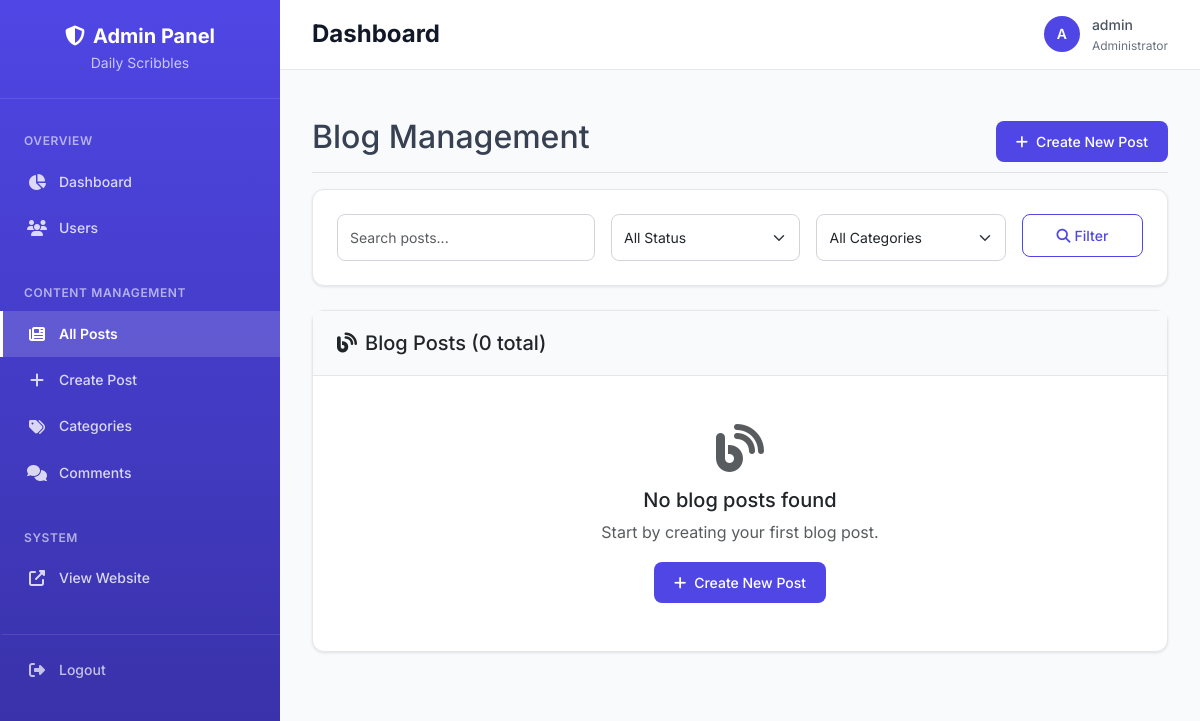
The app's page /adminpanel/blogs/ (signed in), older data.
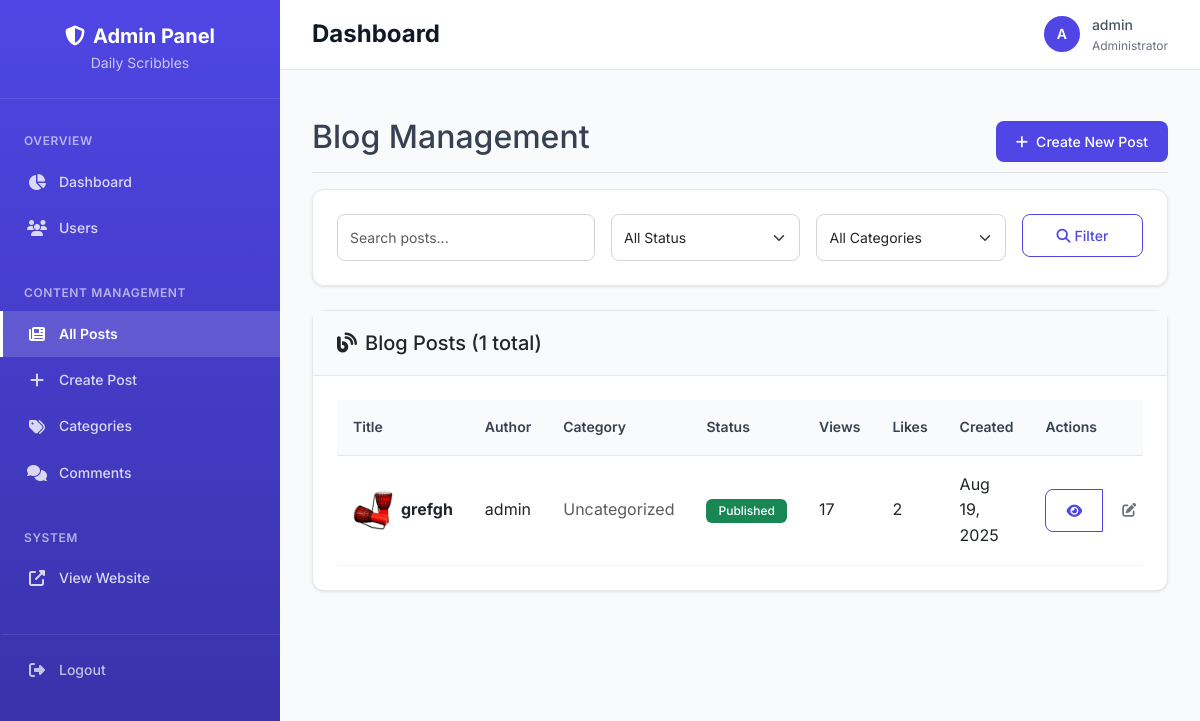
The same page, newer data.
### blog/models.py (models this page shows, shortened)
class BlogPost(models.Model):
    STATUS_CHOICES = [
        ('draft', 'Draft'),
        ('published', 'Published'),
    ]
    title = models.CharField(max_length=200)
    slug = models.SlugField(max_length=200, unique=True, blank=True)
    author = models.ForeignKey(User, on_delete=models.CASCADE, related_name='blog_posts')
    category = models.ForeignKey(Category, on_delete=models.SET_NULL, null=True, blank=True, related_name='posts')
    content = models.TextField()
    excerpt = models.TextField(max_length=300, blank=True, help_text="Brief description of the post")
    featured_image = models.ImageField(upload_to='blog/images/', blank=True, null=True)
    status = models.CharField(max_length=10, choices=STATUS_CHOICES, default='draft')
    is_featured = models.BooleanField(default=False)
    view_count = models.PositiveIntegerField(default=0)
    like_count = models.PositiveIntegerField(default=0)
    created_at = models.DateTimeField(auto_now_add=True)
    updated_at = models.DateTimeField(auto_now=True)
    class Meta:
        ordering = ['-created_at']
    def get_absolute_url(self):
        return reverse('blog:post_detail', kwargs={'slug': self.slug})

### userapp/models.py (models this page shows, shortened)
class CustomUser(AbstractUser):
    email = models.EmailField(unique=True)

### adminpanel/views.py (the view)
# urls.py: path('blogs/', views.blog_management, name='blog_management'),
@login_required
@user_passes_test(is_admin)
def blog_management(request):
    search_query = request.GET.get('search', '')
    status_filter = request.GET.get('status', 'all')
    category_filter = request.GET.get('category', 'all')
    blogs = BlogPost.objects.all().select_related('author', 'category').order_by('-created_at')
    if search_query:
        blogs = blogs.filter(
            Q(title__icontains=search_query) |
            Q(content__icontains=search_query) |
            Q(author__username__icontains=search_query)
        )
    if status_filter != 'all':
        blogs = blogs.filter(status=status_filter)
    if category_filter != 'all':
        blogs = blogs.filter(category_id=category_filter)
    paginator = Paginator(blogs, 20)
    page_number = request.GET.get('page')
    page_obj = paginator.get_page(page_number)
    categories = Category.objects.all().order_by('name')
    context = {
        'page_obj': page_obj,
        'search_query': search_query,
        'status_filter': status_filter,
        'category_filter': category_filter,
        'categories': categories,
        'total_blogs': blogs.count(),
    }
    return render(request, 'adminpanel/blog_management.html', context)

### adminpanel/views.py (called while the page is built)
def is_admin(user):
    return user.is_authenticated and (user.is_staff or user.is_superuser)

### templates/adminpanel/blog_management.html (shortened to what the changed rows need)
{% extends 'adminpanel/base.html' %}
{% block content %}
<div class="d-flex justify-content-between flex-wrap flex-md-nowrap align-items-center pt-3 pb-2 mb-3 border-bottom">
    <h1 class="h2">Blog Management</h1>
</div>
<div class="card">
    <div class="card-header">
        <h5 class="card-title mb-0">
            <i class="fas fa-blog me-2"></i>Blog Posts ({{ total_blogs }} total)
        </h5>
    </div>
    <div class="card-body">
        {% if page_obj %}
            <div class="table-responsive">
                <table class="table table-hover">
                    <thead>
                        <tr>
                            <th>Title</th>
                            <th>Author</th>
                            <th>Category</th>
                            <th>Status</th>
                            <th>Views</th>
                            <th>Likes</th>
                            <th>Created</th>
                            <th>Actions</th>
                        </tr>
                    </thead>
                    <tbody>
                        {% for blog in page_obj %}
                        <tr>
                            <td>
                                <div class="d-flex align-items-center">
                                    {% if blog.featured_image %}
                                        <img src="{{ blog.featured_image.url }}" alt="{{ blog.title }}"
                                             class="rounded me-2" style="width: 40px; height: 40px; object-fit: cover;">
                                    {% else %}
                                        <div class="bg-light rounded me-2 d-flex align-items-center justify-content-center"
                                             style="width: 40px; height: 40px;">
                                            <i class="fas fa-image text-muted"></i>
                                        </div>
                                    {% endif %}
                                    <div>
                                        <strong>{{ blog.title|truncatechars:50 }}</strong>
                                    </div>
                                </div>
                            </td>
                            <td>{{ blog.author.username }}</td>
                            <td>
                                {% if blog.category %}
                                    <span class="badge bg-info">{{ blog.category.name }}</span>
                                {% else %}
                                    <span class="text-muted">Uncategorized</span>
                                {% endif %}
                            </td>
                            <td>
                                {% if blog.status == 'published' %}
                                    <span class="badge bg-success">Published</span>
                                {% else %}
                                    <span class="badge bg-secondary">Draft</span>
                                {% endif %}
                            </td>
                            <td>{{ blog.view_count }}</td>
                            <td>{{ blog.like_count }}</td>
                            <td>{{ blog.created_at|date:"M d, Y" }}</td>
                            <td>
                                <div class="btn-group btn-group-sm" role="group">
                                    <a href="{% url 'adminpanel:blog_detail' blog.id %}"
                                       class="btn btn-outline-primary" title="View Details">
                                        <i class="fas fa-eye"></i>
                                    </a>
                                    <a href="{% url 'adminpanel:edit_blog' blog.id %}"
                                       class="btn btn-outline-secondary" title="Edit">
                                        <i class="fas fa-edit"></i>
                                    </a>
                                </div>
                            </td>
                        </tr>
                        {% endfor %}
                    </tbody>
                </table>
            </div>
        {% else %}
            <div class="text-center py-4">
                <i class="fas fa-blog fa-3x text-muted mb-3"></i>
                <h5>No blog posts found</h5>
                <p class="text-muted">Start by creating your first blog post.</p>
                <a href="{% url 'adminpanel:create_blog' %}" class="btn btn-primary">
                    <i class="fas fa-plus me-2"></i>Create New Post
                </a>
            </div>
        {% endif %}
    </div>
</div>
{% endblock %}

Row changes from the older to the newer data that the page shows:
added BlogPost: featured_image (picture), title "grefgh", author.username "admin", shows "Uncategorized", status "Published", view_count "17", like_count "2", created_at "Aug 19, 2025"
Text that changed along with them:
{{ total_blogs }}: "0" → "1"
text no longer shown: "No blog posts found Start by creating your first blog post. Create New Post"
text now shown: "Title Author Category Status Views Likes Created Actions"
